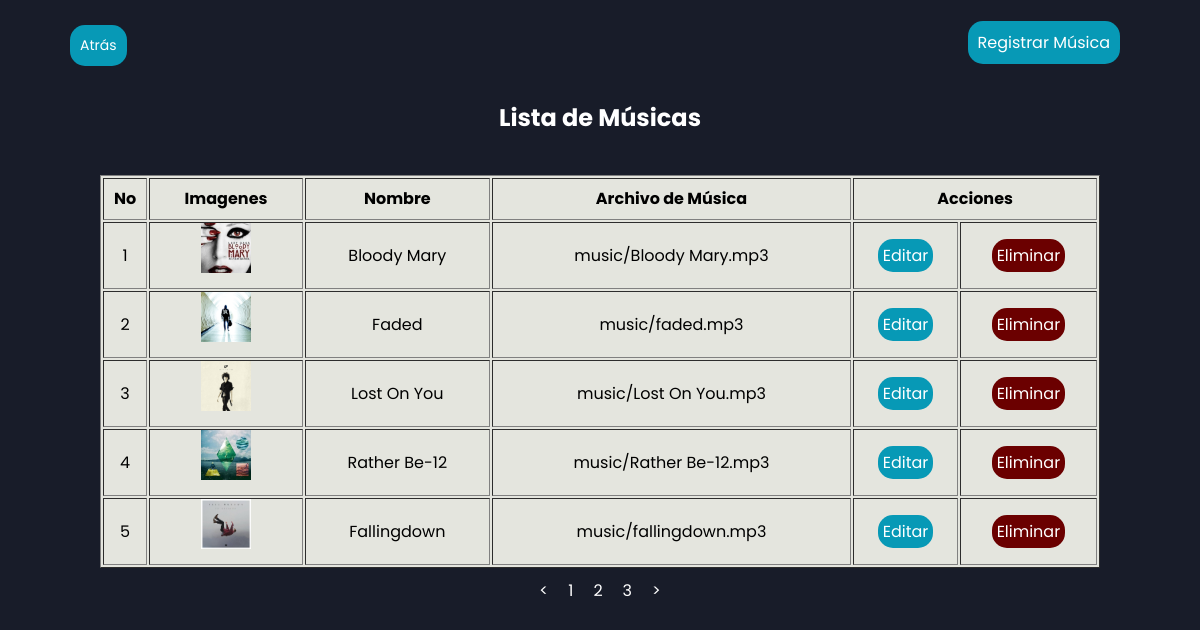
Page /auth/editSong.php (signed in) on the committed database.
### tables this page shows
CREATE TABLE `songs` (
  `id` int(11) NOT NULL,
  `title` varchar(50) NOT NULL,
  `filePath` varchar(50) NOT NULL,
  `imgPath` varchar(50) NOT NULL,
  `dateAdded` timestamp NOT NULL DEFAULT current_timestamp(),
  `singerID` int(11) NOT NULL
);

### auth/editSong.php (the view, shortened to what this page needs)
<?php
include("../utils/dbConnection.php");
$sql = "SELECT * FROM songs";
$result = mysqli_query($conn, $sql);
$songs = mysqli_fetch_all($result, MYSQLI_ASSOC);
?>
<!DOCTYPE html>
<html lang="es">
<head>
    <link rel="stylesheet" href="./css/editSong.css">
    <link rel="stylesheet" href="https://cdnjs.cloudflare.com/ajax/libs/font-awesome/4.7.0/css/font-awesome.min.css">
</head>
<body>
    <div class="container">
        <div class="link">
            <a class="ca2" href="adminDashboard.php">Atrás</a>
        </div>
        <div style="float: right; margin-right: 20px; margin-top: -70px;">
    <a style="padding: 10px; background-color: #0799B6; color: #fff; border-radius: 15px; text-decoration: none;" href="insertSong.php">Registrar Música</a>
         </div>
        <h2>Lista de Músicas</h2>
        <table align="center" border="1"  class="displaySong">
            <tr>
                <th>No</th>
                <th>Imagenes</th>
                <th>Nombre</th>
                <th>Archivo de Música</th>
                <th colspan="3">Acciones</th>
            </tr>
            <?php foreach ($songs as $index => $song) : if ($index == 5) break; ?>
                <tr>
                    <td><?php echo $index + 1; ?></td>
                    <td><img style="width: 50px; height: 50px;" src="<?php echo '../' . $song['imgPath'] ?>"></td>
                    <td><?php echo $song['title']; ?></td>
                    <td><?php echo $song['filePath']; ?></td>
                    <td><a style="padding: 5px; background-color:rgb(7, 153, 182); color: #fff; border-radius: 15px;text-decoration: none;" href="insertSong.php?id=<?php echo $song['id'] ?>">Editar</a></td>
                    <td><a style="padding: 5px; background-color: #6B0000; color: #fff; border-radius: 15px; text-decoration: none;" href="deleteSong.php?id=<?php echo $song['id'] ?>">Eliminar</a></td>
                </tr>
            <?php endforeach; ?>
        </table>
        <div class="paginationButton">
            <ul style="display: flex; list-style-type: none; color: black; margin: 0 auto; justify-content: center;">
                <li onclick="previousPage();" style="padding: 10px; color: white;">&lt;</li>
                <li onclick="pagination(1);" style="padding: 10px; color: white;" value="1">1</li>
                <li onclick="pagination(2);" style="padding: 10px; color: white;" value="2">2</li>
                <li onclick="pagination(3);" style="padding: 10px; color: white;" value="3">3</li>
                <li onclick="nextPage();" style="padding: 10px; color: white;">&gt;</li>
            </ul>
        </div>
    </div>
</body>
</html>

### auth/css/editSong.css (style rules this page uses)
body { display: flex; justify-content: center; align-items: center; height: 100vh; flex-direction: column; position: relative; background-color: #181c29; }
* { font-family: 'Poppins', sans-serif; box-sizing: border-box; padding: 0; margin: 0; }
.container { text-align: center; width: 1080px; height: 100%; color: black; padding-top: 100px; position: relative; overflow: hidden; }
.displaySong { margin: 0 auto; }
h2 { text-align: center; margin-bottom: 40px; color: #ffffff; }
.ca2 { font-size: 14px; padding: 10px; display: inline-block; text-decoration: none; color: white; background-color: rgb(7, 153, 182); padding: 10px 10px; border-radius: 15px; margin-bottom: 5px; margin-top: 15px; position: absolute; top: 0; left: 0; }
td { text-align: center; }
.link { display: flex; justify-content: space-between; width: 40%; margin: 10px; position: absolute; top: 0; left: 0; }
table { width:1000px; line-height:40px; background-color:#e4e5de; }

### rows in the picture
songs: imgPath (picture), title "Bloody Mary", filePath "music/Bloody Mary.mp3"
songs: imgPath (picture), title "Faded", filePath "music/faded.mp3"
songs: imgPath (picture), title "Lost On You", filePath "music/Lost On You.mp3"
songs: imgPath (picture), title "Rather Be-12", filePath "music/Rather Be-12.mp3"
songs: imgPath (picture), title "Fallingdown", filePath "music/fallingdown.mp3"
